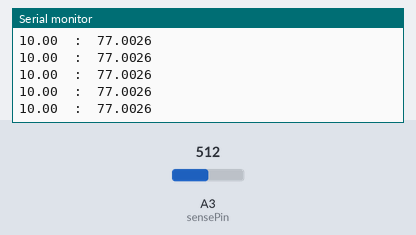
A sketch run on a simulated Arduino Uno, built with avr-gcc and run on an emulated ATmega328P. On the bench: the last lines printed to the serial monitor. Inputs (shaded band) come from the test bench; at power-on: A3 (sensePin) = 512.

Above: at 1.2 s.
1.3 s: A3 (sensePin) set to 0
At 1.33 s:
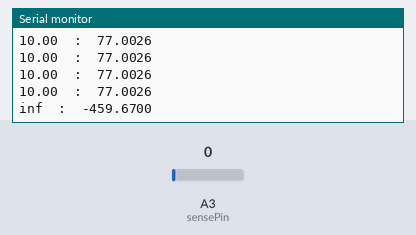
3.2 s: A3 (sensePin) set to 122
At 3.25 s:
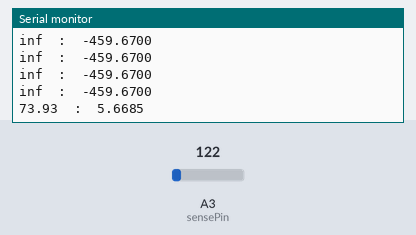

Measured:
- after the input at 1.3 s, the serial monitor: prints a new line at once (image 1)
- after the input at 3.2 s, the serial monitor: prints a new line after 0.05 s (image 2)

The sketch:

tempSense.ino
```cpp
#include <math.h>

int sensePin = 3;

void setup()
{
  pinMode(sensePin, INPUT);
  Serial.begin(115200);

}


void loop()
{
  int val = analogRead(sensePin);
  float resistance = 10240/float(val) - 10;
  float tempK = 1.0 / (3.354E-3 + 2.570E-4 * log(resistance / 10.0) );
  float tempC = tempK - 273.15;
  float tempF = tempC * 9.0/5.0 + 32;

  Serial.print(resistance, 2);
  Serial.print("  :  ");
  Serial.println(tempF, 4);
  delay(100);
}
```
